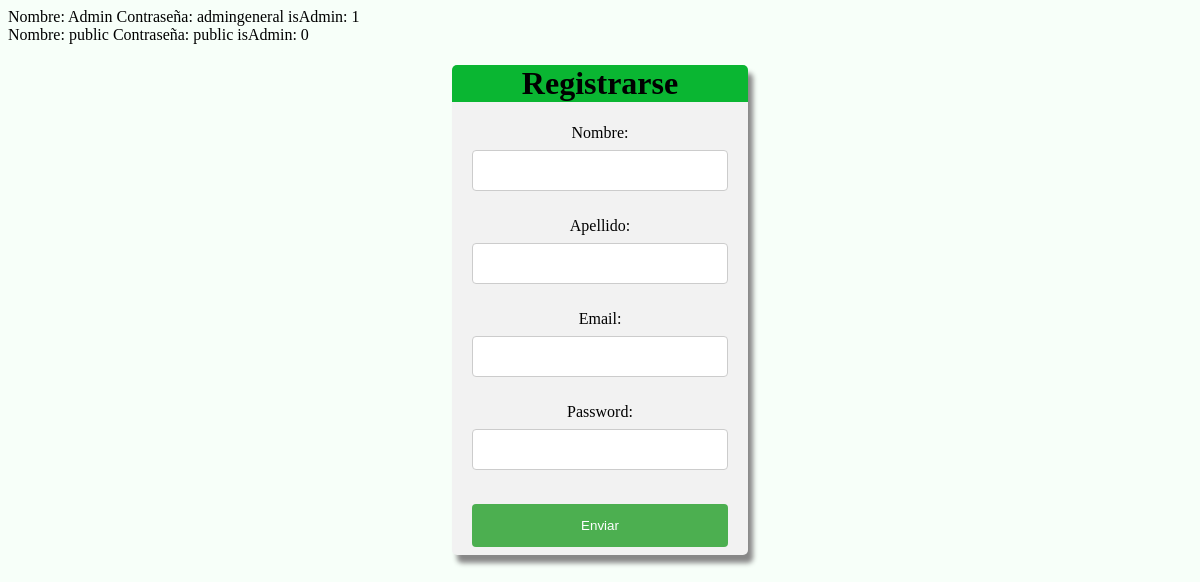
The app's page /php/paginaUsuario.php, older data.
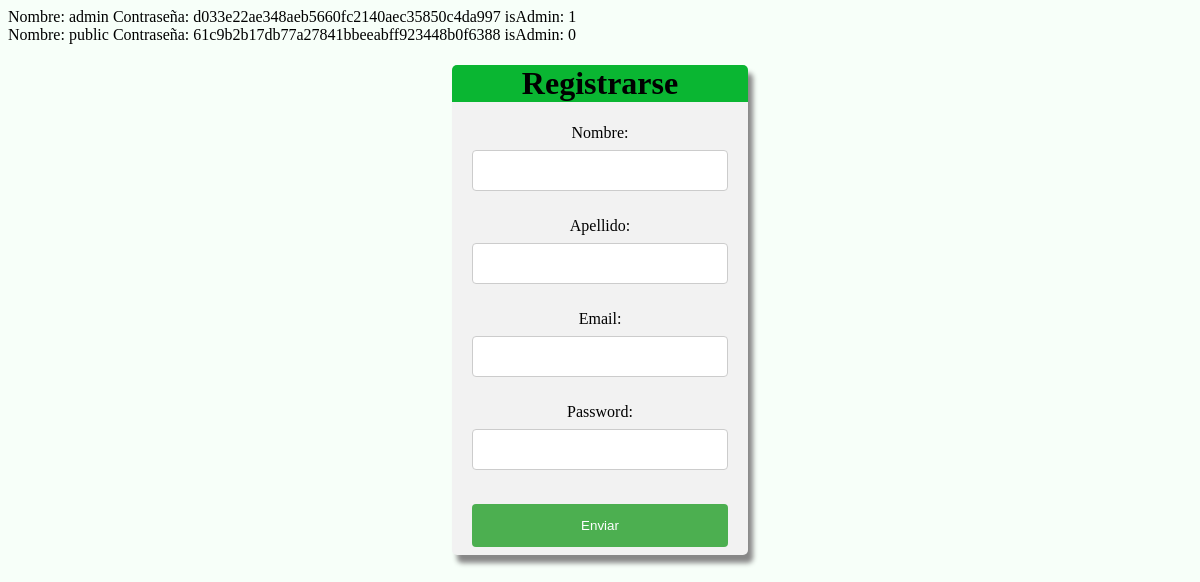
The same page, newer data.
### tables this page shows
CREATE TABLE `Usuarios` (
  `id_user` int(5) NOT NULL,
  `nombre` varchar(20) DEFAULT NULL,
  `apellido` varchar(20) DEFAULT NULL,
  `email` varchar(40) NOT NULL,
  `password` varchar(100) DEFAULT NULL,
  `isAdmin` int(1) NOT NULL DEFAULT '0',
  `token` varchar(100) DEFAULT NULL
);

### php/funcions.php (the view, shortened to what this page needs)
<?php
	function mostraUsuarios($pdo){
		$query = $pdo->prepare("select * FROM Usuarios");
		$query->execute();
		$usuarios = $query->fetch();
			while($usuarios){
				echo "Nombre: ".$usuarios['nombre']."   Contraseña: " . $usuarios['password'] ."   isAdmin: " . $usuarios['isAdmin'] . "<br>	";
				$usuarios = $query->fetch();
			}
	}
?>

Row changes from the older to the newer data that the page shows:
changed usuarios: nombre "Admin" → "admin"; password "admingeneral" → "d033e22ae348aeb5660fc2140aec35850c4da997"
changed usuarios "public": password "public" → "61c9b2b17db77a27841bbeeabff923448b0f6388"
